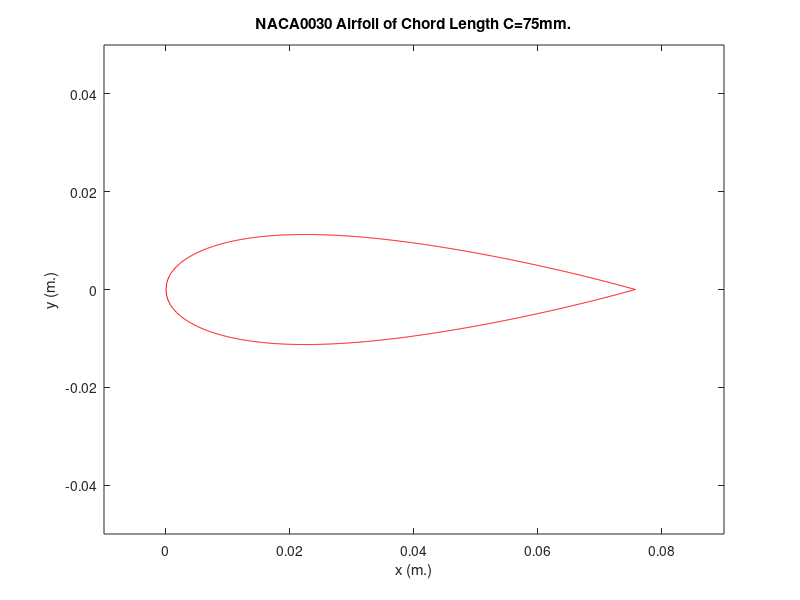
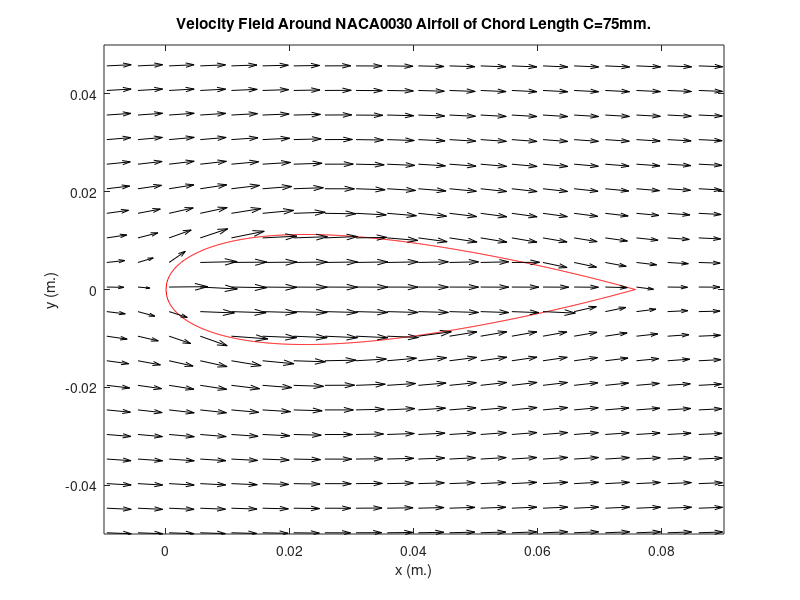
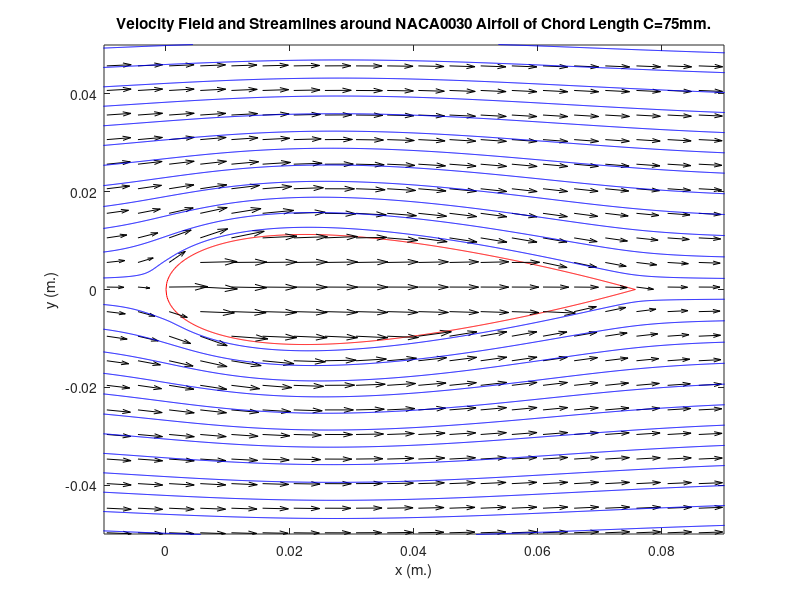
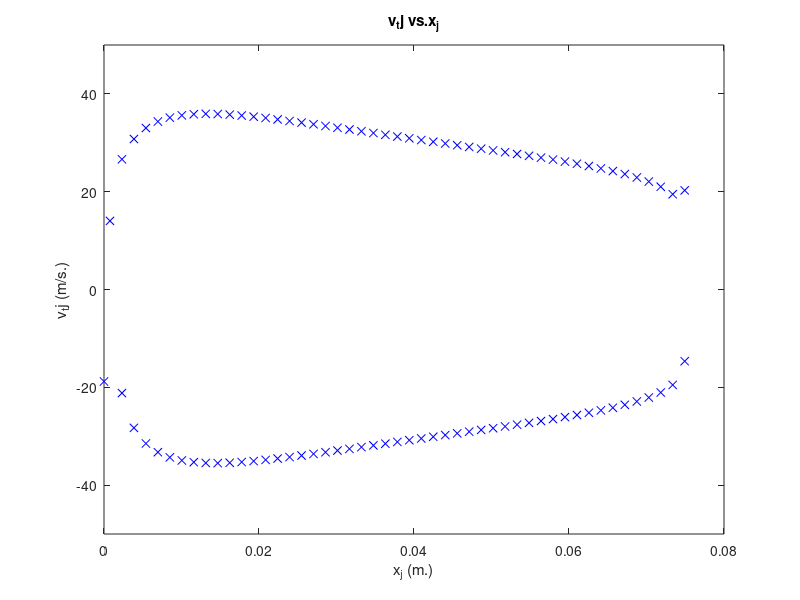

MATLAB code for these plots, in order:
%% Chapter 8 Coding Challenge: Panel Methods
% Zach Swain, 4/30/18, All files available at
% https://www.github.com/zswain/MEEG332

%%
clear all

%% Part 1
x = [0:.0001:.0757]; %given polynomial doesn't converge to 0 at .075 but at .0757, use to create finite domain
C = .075;            %given chord length in meters
Z = x/C;             %given zeta parameter
y1 = ((.0225)*((1.4845*sqrt(Z))-(.63*Z)-(1.758*(Z.^2))+(1.4215*(Z.^3))-(.5075*(Z.^4)))); %given polynomial shape
y2 = -y1;            %symmetric airfoil, no camber or angle of attack

figure(1)            %plot airfoil shape
plot(x,y1,'r')
hold on
plot(x,y2,'r')
title('NACA0030 Airfoil of Chord Length C=75mm.')
xlabel('x (m.)')
ylabel('y (m.)')
xlim([-.01 .09])
ylim([-.05 .05])
hold off


%% Part2
N = 100;                              %use 100 corners/sides in approximate airfoil polygon
x1 = linspace(x(1),x(length(x)),N/2); %top finite x values for N = 100
x1 = x1(1:end-1);                     %as to not overlap points with bottom
x2 = linspace(x(length(x)),x(1),N/2); %bottom finite x values for N = 100
x3 = [x1,x2];                         %finite x values for N = 100
Z2 = zeros(1,(N-1));                  %set up to store new finite zeta values 
i = 1;                                %define i for iterating
while i <(N-1)                  
    Z2(1,i) = (x3(1,i))/C;            %define finite zeta values at the points of interest
    i = i+1;                          %iterate i
end
    
y3 = zeros(1,(N-1));                  %set up to store new finite y values
i = 1;                                %define i for iterating
while i < (N-1)
    if i < (N/2)
        y3(1,i) = ((.0225)*((1.4845*sqrt(Z2(1,i)))-(.63*Z2(1,i))-(1.758*((Z2(1,i)).^2))+(1.4215*((Z2(1,i)).^3))-(.5075*((Z2(1,i)).^4))));  %define top finite y values with finite zeta values
    end
    if i >= (N/2)
        y3(1,i) = -((.0225)*((1.4845*sqrt(Z2(1,i)))-(.63*Z2(1,i))-(1.758*((Z2(1,i)).^2))+(1.4215*((Z2(1,i)).^3))-(.5075*((Z2(1,i)).^4)))); %define bottom finite y values with finite zeta values
    end
    i = i+1;                          %iterate i
end


%% Part 3
L = zeros(length(x3)-1,1);                 %set up to store segment lengths
deltaXList = zeros(length(x3)-1,1);        %set up to store dx values
deltaYList = zeros(length(x3)-1,1);        %set up to store dy values
i=1;                                       %define i for iterating
while i < (N-1)
    deltaXList(i,1) = (x3(1,i+1)-x3(1,i)); %define dx per i
    deltaYList(i,1) = (y3(1,i+1)-y3(1,i)); %define dy per i
    L(i,1) = sqrt((deltaXList(i,1)).^2+((deltaYList(i,1)).^2)); %define segment length per i
    i = i+1;                               %iterate i
end

L;


%% Part 4
mids = zeros(length(L),2);               %set up to store midpoints
i = 1;                                   %define i for iterating
while i < (length(L))
    mids(i,1) = ((x3(1,i+1)+x3(1,i))/2); %define x values at midpoints
    mids(i,2) = ((y3(1,i+1)+y3(1,i))/2); %define y values at midpoints
    i = i+1;                             %iterate i
end


%% Part 5
e_t = zeros(length(L),2);                    %set up to store unit tangent vectors
e_n = zeros(length(L),2);                    %set up to store unit normal vecotrs
i = 1;                                       %define i for iterating
while i < (N-1)
    e_t(i,1) = ((x3(1,i+1)-x3(1,i))/L(i,1)); %define the x component of unit tangent vector per i
    e_t(i,2) = ((y3(1,i+1)-y3(1,i))/L(i,1)); %define the y component of unit tangent vector per i
    e_n(i,1) = -(e_t(i,2));                  %define the x component of unit normal vector per i
    e_n(i,2) = e_t(i,1);                     %define the y component of unit normal vector per i
    i = i+1;                                 %iterate i
end


%% Part 6
N = 100;                                    %N still > 50. only emphasizing, no redef
Uinf = 25;                                  %given U infinity in meters per second
b = zeros(length(mids),1);                  %set up to store given-defined b parameter
A_ij = zeros(length(mids),length(mids));    %set up to store given-defined Aij parameter
for j=1:length(mids)
    b(j,1) = Uinf*(deltaYList(j,1)/L(j,1)); %define b using Uinf, dy, and segment length
    for i=1:length(mids)                    
        if i ~= j
            A_ij(i,j) = (1/(2*pi*L(i,1)*((mids(i,1)-mids(j,1))^2+(mids(i,2)-mids(j,2))^2)))*((mids(i,2)-mids(j,2))*deltaXList(i,1)-(mids(i,1)-mids(j,1))*deltaYList(i,1)); %define Aij in i!=j as per part 6
        end
        if i == j
            A_ij(i,j) = 1/(2*L(j,1));       %define Aij when i does equal j as per part 6
        end
    end
end
Q = (A_ij)\b;                               %define Q as per part 6 


%% Part 7
x4 = linspace(-.1,.1,200);        %set up grid values in x
y4 = linspace(-.1,.1,200);        %set up grid values in y
[xMesh,yMesh] = meshgrid(x4,y4);  %set up meshgrid for velo quiver
u_ij = Uinf.*ones(length(xMesh)); %set up to store u_ij values
v_ij = zeros(length(xMesh));      %set up to store v_ij values
i = 1;                            %define i for iterating
while i <= length(Q)
    r_ij = sqrt((xMesh-mids(i,1)).^2+(yMesh-mids(i,2)).^2);  %define r values per i
    u_ij = u_ij+(Q(i,1)./(2*pi*r_ij.^2)).*(xMesh-mids(i,1)); %define u_ij values per i
    v_ij = v_ij+(Q(i,1)./(2*pi*r_ij.^2)).*(yMesh-mids(i,2)); %define v_ij values per i
    i = i+1;                      %iterate i
end

figure(2)                         %plot airfoil shape with overlaid velo field
plot(x,y1,'r')
hold on
plot(x,y2,'r')
title('Velocity Field Around NACA0030 Airfoil of Chord Length C=75mm.')
xlabel('x (m.)')
ylabel('y (m.)')
xlim([-.01 .09])
ylim([-.05 .05])
quiver(xMesh(1:5:end,1:5:end),yMesh(1:5:end,1:5:end),u_ij(1:5:end,1:5:end),v_ij(1:5:end,1:5:end),'k')
hold off


%% Part 8
x5 = linspace(-.1,-.1,50); %set up streamline values in x
y5 = linspace(-.1,.1,50);  %set up streamline values in y

figure(3)                  %plot airfoil shape overlaid with velo field and streamlines
plot(x,y1,'r')
hold on
plot(x,y2,'r')
title('Velocity Field and Streamlines around NACA0030 Airfoil of Chord Length C=75mm.')
xlabel('x (m.)')
ylabel('y (m.)')
xlim([-.01 .09])
ylim([-.05 .05])
quiver(xMesh(1:5:end,1:5:end),yMesh(1:5:end,1:5:end),u_ij(1:5:end,1:5:end),v_ij(1:5:end,1:5:end),'k')
streamline(xMesh,yMesh,u_ij,v_ij,x5,y5)
hold off


%% Part 9
v_ijx = Uinf*ones(length(mids),1); %set up to store v_ij x values
v_ijy = zeros(length(mids),1);     %set up to store v_ij y values
v_ij = zeros(length(mids),2);      %set up to store v_ij values

for i=1:length(mids)               
    for j=1:length(mids)           
        if i~=j
            r_ij = sqrt(((mids(j,1)-mids(i,1)).^2)+((mids(j,2)-mids(i,2)).^2));  %define r_ij values per i,j
            v_ijx(j) = v_ijx(j)+Q(i,1)./(2*pi*(r_ij).^2).*(mids(j,1)-mids(i,1)); %define v_ijx values per i,j
            v_ijy(j) = v_ijy(j)+Q(i,1)./(2*pi*(r_ij).^2).*(mids(j,2)-mids(i,2)); %define v_ijy calues per i,j
        end
    end
end

for i=1:length(mids)               
    v_ij(i,1) = v_ijx(i,1);        %store v_ij x values in v_ij
    v_ij(i,2) = v_ijy(i,1);        %store v_ij y values in v_ij
end

v_tj = dot(v_ij',e_t');            %transpose dot to define v_tj as given-defined

figure(4)                          %plot v_tj vs x_j as prompted
plot(mids(:,1),v_tj,'bx')
xlim([0 .08])
ylim([-50 50])
title('v_tj vs.x_j')
xlabel('x_j (m.)')
ylabel('v_tj (m/s.)')

%% Part 10
rho = 1.2;                         %define rho as given
Pinf = 101000;                     %define P infinity as given
P = zeros(length(mids),1);         %set up to store pressure values
i=1;                               %define i for iterating
while i<length(mids)
    P(i,1) = Pinf+(rho/2)*(((Uinf).^2)-(v_tj(1,i)).^2); %define P per i
    i = i+1;                       %iterate i
end

figure(5)                          %plot P vs. x_j as prompted
plot(mids(:,1),P(:,1),'bx')
xlim([0 .08])
ylim([100000 102000])
title('P vs. x_j')
xlabel('x_j (m.)')
ylabel('P (Pa.)')
